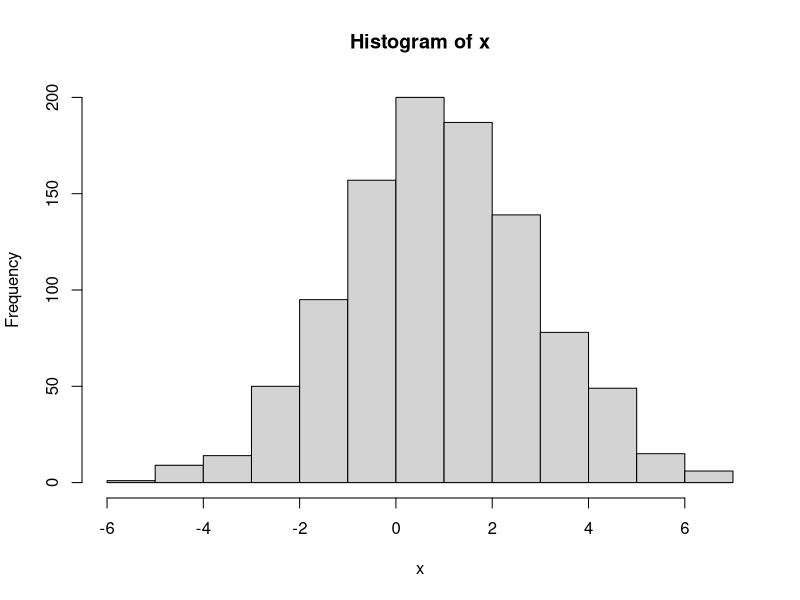
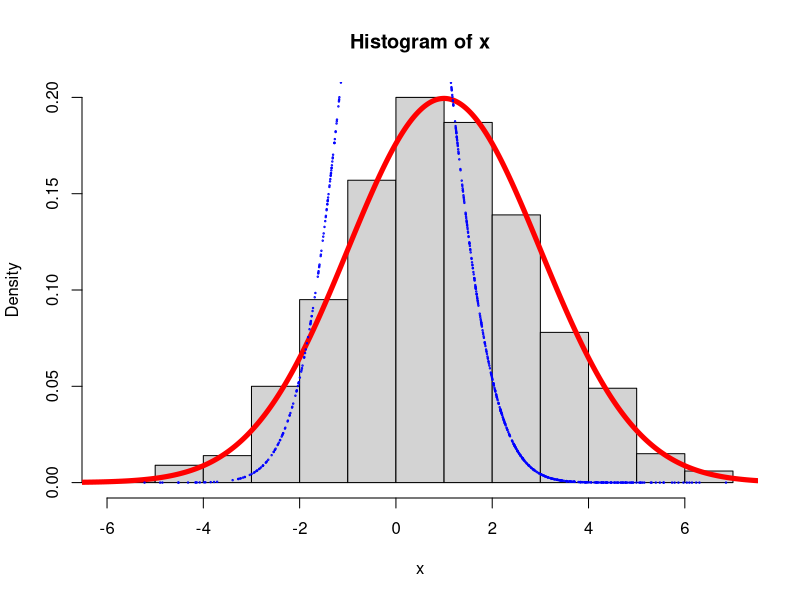

Source code (R) for these figures, in order:
# Ndivhuwo Nyase
# Prac 5

# Question 1

#Generate 1000 values from a 𝑁(1, 2) distribution
x <- rnorm(1000, 1, 2)
# summarise in histogram
hist(x)

# Change histogram so that it is density not frequency
hist(x, freq = FALSE)
# Calculate the true 𝑁(1, 2) density over the domain
#of 𝑁(1, 2) and plot this on top of the histogram using a thick red line

x_vec <- seq(-10,10,by = 0.01)
lines(x_vec, dnorm(x_vec, mean = 1, sd=2), type = 'l', col ='red',lwd =5)
lines(x, dnorm(x), type = 'p', col ='blue', cex = 0.2)

?png

